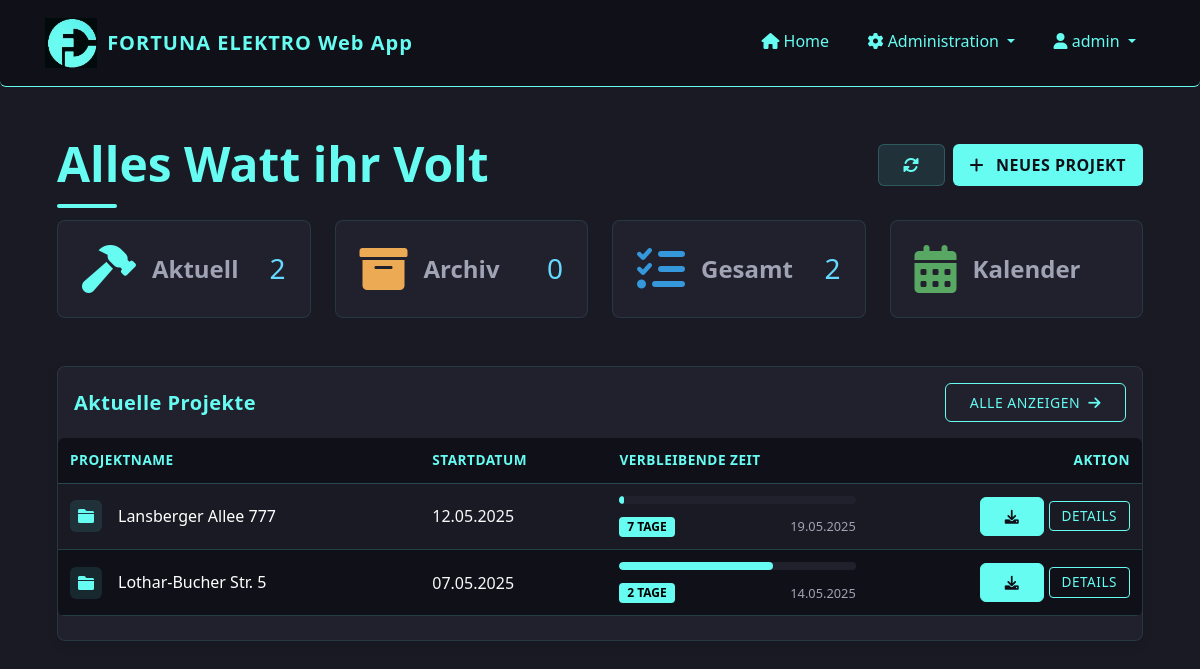
Page / (signed in) on the earlier database version.
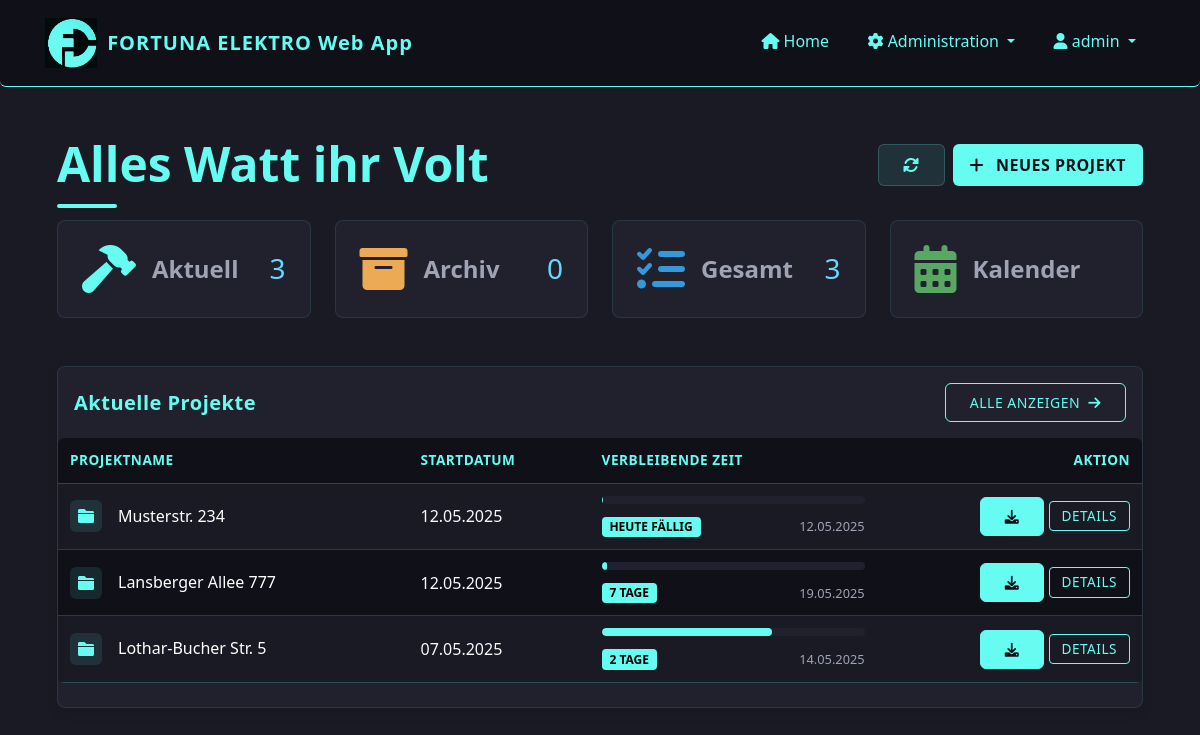
Same page on the later database version.
### app/models/user.py (models this page shows, shortened)
class User(UserMixin, db.Model):
    id = db.Column(db.Integer, primary_key=True)
    username = db.Column(db.String(64), unique=True, nullable=False)
    password_hash = db.Column(db.String(128), nullable=False)
    password = None  # Virtual field for Flask-Admin, not stored in DB
    role = db.Column(db.String(20), nullable=False, default='installateur')  # 'admin' oder 'installateur'
    is_active = db.Column(db.Boolean, default=True)
    created_at = db.Column(db.DateTime, default=datetime.utcnow)
    projects = db.relationship('Project', backref='creator', lazy='dynamic')
    files = db.relationship('File', backref='uploader', lazy='dynamic')
    timesheets = db.relationship('Timesheet', backref='employee', lazy='dynamic')
    def is_admin(self):
        return self.role == 'admin'

### app/models/project.py (models this page shows, shortened)
class Project(db.Model):
    id = db.Column(db.Integer, primary_key=True)
    name = db.Column(db.String(128), nullable=False)  # Adresse als Projektname
    description = db.Column(db.Text)
    start_date = db.Column(db.DateTime, default=datetime.utcnow)
    end_date = db.Column(db.DateTime)
    status = db.Column(db.String(20), default='in_bearbeitung')  # 'in_bearbeitung', 'abgeschlossen', 'archiviert'
    creator_id = db.Column(db.Integer, db.ForeignKey('user.id'))
    files = db.relationship('File', backref='project', lazy='dynamic', cascade='all, delete-orphan')
    timesheets = db.relationship('Timesheet', backref='project', lazy='dynamic', cascade='all, delete-orphan')
    def is_overdue(self):
        if not self.end_date:
            return False
        return self.end_date < datetime.now()
    def days_remaining(self):
        if not self.end_date:
            return None
        today = datetime.now()
        delta = (self.end_date.date() - today.date()).days
        return delta
    def get_progress_percentage(self):
        if not self.end_date or not self.start_date:
            return 0
        now = datetime.now()
        if isinstance(self.start_date, datetime) and isinstance(self.end_date, datetime):
            total_duration = (self.end_date - self.start_date).total_seconds()
            elapsed_time = (now - self.start_date).total_seconds()
        if elapsed_time >= total_duration:
            return 100
        progress = (elapsed_time / total_duration) * 100
        return round(progress, 1)  # Auf eine Dezimalstelle runden

### app/routes/dashboard.py (the view)
@dashboard.route('/')
@login_required
def index():
    in_progress = Project.query.filter_by(status='in_bearbeitung').order_by(Project.start_date.desc()).all()
    archived = Project.query.filter_by(status='archiviert').order_by(Project.start_date.desc()).all()
    now = datetime.now()
    return render_template(
        'dashboard/index.html',
        title='Dashboard',
        in_progress=in_progress,
        archived=archived,
        now=now  # Add this line to pass the current datetime
    )

### app/templates/dashboard/index.html (shortened to what this page needs)
{% extends "base.html" %}
{% block content %}
<link rel="stylesheet" href="{{ url_for('static', filename='css/calendar.css') }}">
<link rel="stylesheet" href="{{ url_for('static', filename='css/home.css') }}">
<link rel="stylesheet" href="{{ url_for('static', filename='css/project-modal.css') }}">
<link rel="stylesheet" href="{{ url_for('static', filename='css/card_mobile.css') }}">
<link href="https://cdnjs.cloudflare.com/ajax/libs/font-awesome/6.0.0/css/all.min.css" rel="stylesheet">
<div class="container-fluid py-4">
    <div class="d-flex flex-column flex-md-row justify-content-between align-items-start align-items-md-center mb-4 gap-3">
        <div class="position-relative">
            <div class="dashboard-heading-decoration"></div>
            <h4 class="fw-bold mb-1 display-5 position-relative">Alles Watt ihr Volt</h4>
        </div>
        <div class="d-flex">
            <a href="{{ url_for('dashboard.index') }}" class="btn btn-light me-2 btn-refresh" aria-label="Aktualisieren">
                <i class="fas fa-sync-alt"></i>
            </a>
            <a href="{{ url_for('projects.new_project') }}" class="btn btn-neues-projekt">
                <i class="fas fa-plus me-1"></i> NEUES PROJEKT
            </a>
        </div>
    </div>
<div class="row g-4 mb-5">
    <div class="col-12 col-sm-6 col-lg-3">
        <div class="card h-100 border-0 shadow-hover stat-card custom-stat-card" data-bs-toggle="modal" data-bs-target="#projectsModal" data-tab-target="in-progress-tab">
            <div class="card-body p-4">
                <div class="d-flex align-items-center justify-content-between">
                    <div class="d-flex align-items-center gap-3">
                        <i class="fas fa-hammer fa-3x text-primary"></i>
                        <span class="text-muted fw-bold fs-4">Aktuell</span>
                    </div>
                    <h3 class="mb-0">{{ in_progress|length }}</h3>
                </div>
            </div>
        </div>
    </div>
    <div class="col-12 col-sm-6 col-lg-3">
        <div class="card h-100 border-0 shadow-hover stat-card custom-stat-card" data-bs-toggle="modal" data-bs-target="#projectsModal" data-tab-target="archived-tab">
            <div class="card-body p-4">
                <div class="d-flex align-items-center justify-content-between">
                    <div class="d-flex align-items-center gap-3">
                        <i class="fas fa-archive fa-3x text-warning"></i>
                        <span class="text-muted fw-bold fs-4">Archiv</span>
                    </div>
                    <h3 class="mb-0">{{ archived|length }}</h3>
                </div>
            </div>
        </div>
    </div>
    <div class="col-12 col-sm-6 col-lg-3">
        <div class="card h-100 border-0 shadow-hover stat-card custom-stat-card" data-bs-toggle="modal" data-bs-target="#projectsModal" data-tab-target="all-tab">
            <div class="card-body p-4">
                <div class="d-flex align-items-center justify-content-between">
                    <div class="d-flex align-items-center gap-3">
                        <i class="fas fa-tasks fa-3x text-info"></i>
                        <span class="text-muted fw-bold fs-4">Gesamt</span>
                    </div>
                    <h3 class="mb-0">{{ (in_progress|length) + (completed|length) + (archived|length) }}</h3>
                </div>
            </div>
        </div>
    </div>
    <div class="col-12 col-sm-6 col-lg-3">
        <div class="card h-100 border-0 shadow-hover stat-card custom-stat-card" data-bs-toggle="modal" data-bs-target="#projectsModal" data-tab-target="calendar-tab">
            <div class="card-body p-4">
                <div class="d-flex align-items-center justify-content-between">
                    <div class="d-flex align-items-center gap-3">
                        <i class="fas fa-calendar-alt fa-3x text-success"></i>
                        <span class="text-muted fw-bold fs-4">Kalender</span>
                    </div>
                </div>
            </div>
        </div>
    </div>
</div>
<div class="row mb-4">
    <div class="col-12">
        <div class="card border-0 shadow-hover aktuelle-projekte">
            <div class="card-header border-0 py-3">
                <div class="d-flex justify-content-between align-items-center w-100">
                    <h5 class="mb-0">Aktuelle Projekte</h5>
                    <button class="btn btn-sm btn-outline-primary" data-bs-toggle="modal" data-bs-target="#projectsModal">
                        Alle anzeigen <i class="fas fa-arrow-right ms-1"></i>
                    </button>
                </div>
            </div>
            <div class="card-body p-0">
                {% if in_progress %}
                <div class="table-responsive">
                    <table class="table table-hover align-middle mb-0">
                        <thead>
                            <tr>
                                <th>Projektname</th>
                                <th class="d-none d-md-table-cell">Startdatum</th>
                                <th class="d-none d-lg-table-cell">Verbleibende Zeit</th>
                                <th class="text-end">Aktion</th>
                            </tr>
                        </thead>
                        <tbody>
                            {% for project in in_progress[:5] %}
                                <tr>
                                    <td>
                                        <div class="d-flex align-items-center">
                                            <div class="project-icon me-3">
                                                <i class="fas fa-folder" style="color: var(--accent);"></i>
                                            </div>
                                            <div>
                                                <h6 class="mb-0" style="color: white;">{{ project.name }}</h6>
                                            </div>
                                        </div>
                                    </td>
                                    <td class="d-none d-md-table-cell text-light">{{ project.start_date.strftime('%d.%m.%Y') }}</td>
                                    <td class="d-none d-lg-table-cell">
                                        {% if project.end_date %}
                                            <div class="progress-container">
                                                <div class="progress-wrapper">
                                                    <div class="progress" style="height: 8px; background-color: var(--primary-light);">
                                                        <div class="progress-bar" role="progressbar"
                                                            style="width: {{ project.get_progress_percentage() }}%; background-color: var(--accent);"
                                                            aria-valuenow="{{ project.get_progress_percentage() }}" aria-valuemin="0" aria-valuemax="100">
                                                        </div>
                                                    </div>
                                                    <div class="date-time-container">
                                                        <span class="badge bg-info countdown-badge" style="color: #000 !important; font-weight: bold;">
                                                            {% if project.is_overdue() %}
                                                                Überfällig
                                                            {% elif project.days_remaining() == 0 %}
                                                                Heute fällig
                                                            {% elif project.days_remaining() == 1 %}
                                                                1 Tag
                                                            {% else %}
                                                                {{ project.days_remaining() }} Tage
                                                            {% endif %}
                                                        </span>
                                                        <span class="end-date date-text text-muted">{{ project.end_date.strftime('%d.%m.%Y') }}</span>
                                                    </div>
                                                </div>
                                            </div>
                                        {% else %}
                                            <div class="d-flex align-items-center">
                                                <span class="badge bg-secondary">Kein Enddatum</span>
                                            </div>
                                        {% endif %}
                                    </td>
                                    <td class="text-end">
                                        <a href="{{ url_for('files.download_project', project_id=project.id) }}" class="btn btn-sm btn-primary">
                                            <i class="fas fa-download"></i>
                                        </a>
                                        <a href="{{ url_for('projects.view_project', project_id=project.id) }}" class="btn btn-sm btn-outline-primary details">
                                            Details
                                        </a>
                                    </td>
                                </tr>
                            {% endfor %}
                        </tbody>
                    </table>
                </div>
                {% endif %}
            </div>
        </div>
    </div>
</div>
                        {% set all_projects = in_progress + archived %}
{% endblock %}

### app/templates/base.html (shortened to what this page needs)
<!DOCTYPE html>
<html lang="de">
<head>
    <link href="https://cdn.jsdelivr.net/npm/bootstrap@5.3.0/dist/css/bootstrap.min.css" rel="stylesheet">
    <link rel="stylesheet" href="https://cdn.jsdelivr.net/npm/bootstrap-icons@1.11.1/font/bootstrap-icons.css">
    <link rel="stylesheet" href="https://cdnjs.cloudflare.com/ajax/libs/font-awesome/6.0.0/css/all.min.css">
    <link rel="stylesheet" href="{{ url_for('static', filename='css/responsive.css') }}">
</head>
<body>
    <nav class="navbar navbar-expand-lg navbar-dark mb-4">
        <div class="container">
            <a class="navbar-brand d-flex align-items-center" href="{{ url_for('dashboard.index') }}">
                <img src="{{ url_for('static', filename='img/logo1.jpg') }}" alt="Fortuna Elektro Logo">
                <span>FORTUNA ELEKTRO Web App</span>
            </a>
            <div class="collapse navbar-collapse" id="navbarNav">
                <ul class="navbar-nav ms-auto">
                    {% if current_user.is_authenticated %}
                        <li class="nav-item">
                            <a class="nav-link" href="{{ url_for('dashboard.index') }}">
                                <i class="fas fa-home"></i> Home
                            </a>
                        </li>
                        {% if current_user.is_authenticated and current_user.is_admin() %}
                            <li class="nav-item dropdown">
                                <a class="nav-link dropdown-toggle" href="#" role="button" data-bs-toggle="dropdown">
                                    <i class="fas fa-cog"></i> Administration
                                </a>
                            </li>
                        {% endif %}
                        <li class="nav-item dropdown">
                            <a class="nav-link dropdown-toggle" href="#" role="button" data-bs-toggle="dropdown">
                                <i class="fas fa-user"></i> {{ current_user.username }}
                            </a>
                        </li>
                    {% else %}
                        <li class="nav-item">
                            <a class="nav-link" href="{{ url_for('auth.login') }}">
                                <i class="fas fa-sign-in-alt"></i> Anmelden
                            </a>
                        </li>
                    {% endif %}
                </ul>
            </div>
        </div>
    </nav>
    <div class="container content-container">
        {% block content %}{% endblock %}
    </div>
</body>
</html>

Differences in the rows shown:
added Project: name "Musterstr. 234", start_date "12.05.2025", shows "HEUTE FÄLLIG", end_date "12.05.2025"
Other differences:
{{ in_progress|length }}: "2" → "3"
{{ (in_progress|length) + (completed|length) + (archived|length) }}: "2" → "3"
